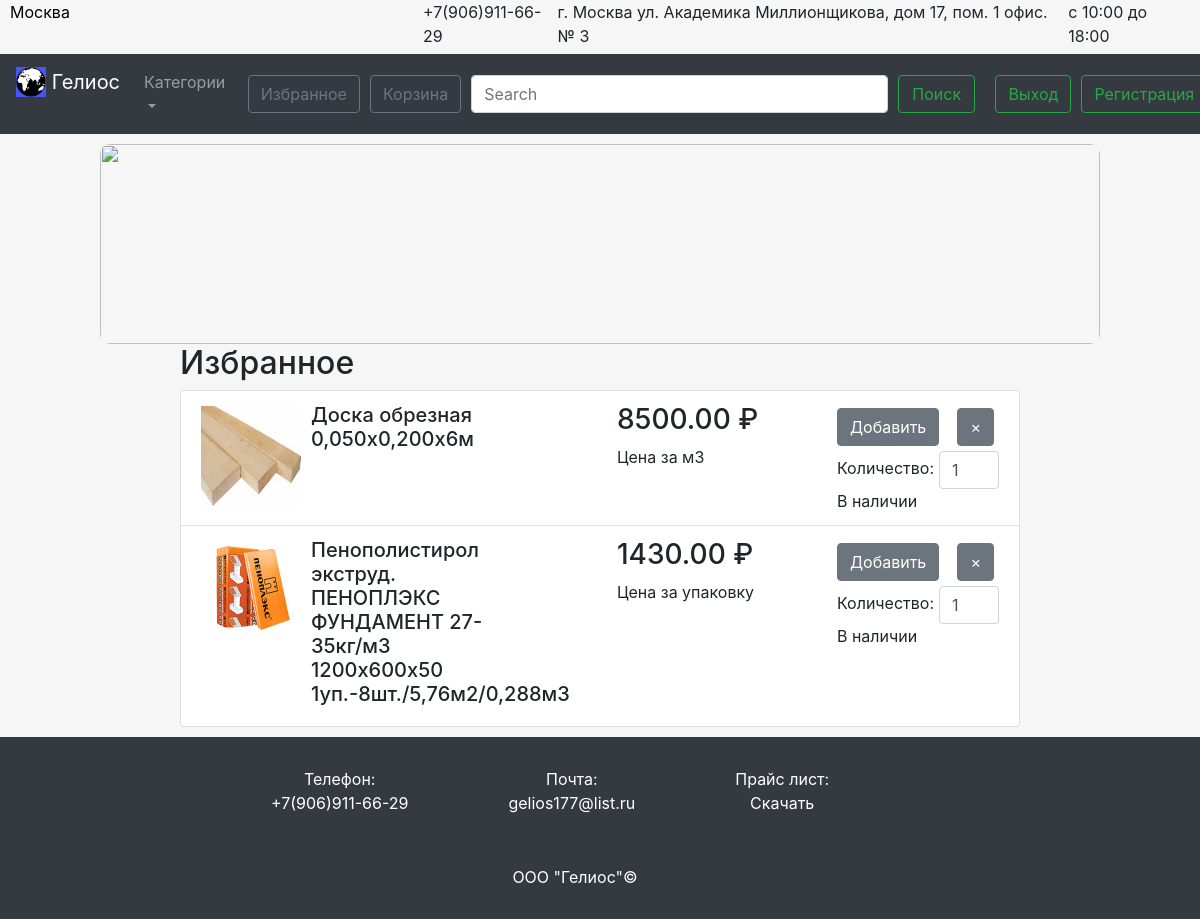
The page /favorites/ (signed in) on the database its author committed.
### product/models.py (models this page shows, shortened)
class Product(models.Model):
    name = models.CharField(max_length=100, blank=True, null=True, default=None)
    price = models.DecimalField(max_digits=10, decimal_places=2, default=0)
    price_per_some = models.ForeignKey(PricePerSome, blank=True, null=True, default=None)
    characteristic = models.TextField(blank=True, null=True, default=None)
    description = models.TextField(blank=True, null=True, default=None)
    category = models.ForeignKey(Category, blank=True, null=True, default=None)
    image = models.ImageField(upload_to='product_images\\')
    is_active = models.BooleanField(default=True)
    is_main = models.BooleanField(default=False)
    created = models.DateTimeField(auto_now_add=True, auto_now=False)
    updated = models.DateTimeField(auto_now_add=False,auto_now=True)
    class Meta:
        verbose_name = 'Товар'
        verbose_name_plural = 'Товары'

class PricePerSome(models.Model):
    name = models.CharField(max_length=100, blank=True, null=True, default=None)
    created = models.TimeField(auto_now_add=True, auto_now=False)
    updated = models.TimeField(auto_now_add=False, auto_now=True)
    def __str__(self):
        return 'Цена за ' + self.name
    class Meta:
        verbose_name = 'Цена за ...'
        verbose_name_plural = 'Цены за ...'

### favorites/views.py (the view)
# urls.py: url(r'^', include('favorites.urls')),
def favorites(request):
    is_login = request.user.is_authenticated()
    user_name = request.user.username
    ids = UserData.objects.get(owner_name=user_name).liked_data
    if ids != '':
        ids = list(map(int, ids.split(' ')))
    else:
        ids = []
    len_user_data = len(ids)
    new_ids = []
    favorite_products = []
    for id_prod in ids:
        try:
            favorite_products.append(Product.objects.get(id=id_prod))
            new_ids.append(str(id_prod))
        except:
            pass
    ids = ' '.join(new_ids)
    data = UserData.objects.get(owner_name=user_name)
    data.liked_data = ids
    data.save(update_fields=['liked_data'])
    return render(request, 'favorites.html', locals())

### nav/templatetags/nav_items.py (called while the page is built)
@register.inclusion_tag('dropdown.html', takes_context=True)
def dropdown(context):
    res = []
    for elem in Category.objects.all():
        url = '_'.join(elem.name.split(' '))
        res.append([elem.name, url])
    return {'items': res}

### templates/favorites.html (shortened to what this page needs)
{% extends 'base.html' %}
{% load static %}
{% block content %}
    <div id="cat-container">
    <h2>Избранное</h2>
    {% if len_user_data %}
      <ul class="list-group">
        {% for product in favorite_products %}
          <li class="list-group-item {{ product.id }}-to-remove-fav-class">
            <div id="cat-prod-container">
              <div id="cat-prod-left">
                <a href="{% url 'product' product.id %}">
                  <img src="../../static/media/{{ product.image }}" id="best-product-image">
                </a>
                <h5>{{ product.name }}</h5>
              </div>
              <div id="cat-prod-right">
                <div id="cat-prod-right-left">
                  <h3 id="best-product-price">{{ product.price }} &#8381</h3>
                  <div id="best-price-per-one">{{ product.price_per_some }}</div>
                </div>
                <div id="cat-prod-right-right">
                  <div id="cat-btn-cont">
                    <button type="button" class="btn btn-secondary to-order-butt"
                              data-product_id = "{{ product.id }}"
                              data-is_delete = "false"
                              data-loc = "main"
                      >Добавить</button>
                    <form class="product-liked-form" id="cat-prod-buttons" action="{% url 'update_favorites' %}">
                      <button class="btn btn-secondary like-butt" id="fav-del-butt"
                              data-product_id = "{{ product.id }}"
                              data-is_delete="true"
                              data-loc="main"
                      >&#215;</button>
                    </form>
                  </div>
                  <form id="cat-prod-form" class="product-stuff-cont" action="{% url 'update_order' %}">
                    <div class="label-input-controlled">Количество:</div>
                    <input class="form-control {{ product.id }}-product-input" type="number" id="count-of-best-product"
                           min="0" max="1000000" value="1" placeholder="0">
                  </form>
                  {% if product.is_active%}
                    <div>В наличии</div>
                  {% else %}
                    <div>Нет в наличии</div>
                  {% endif %}
                </div>
              </div>
            </div>
          </li>
        {% endfor %}
      </ul>
    {% else %}
      <div id="zero-found">
        <p>Ничего не найдено</p>
      </div>
    {% endif %}
  </div>
  <div id="cat-vacuum"></div>
{% endblock %}

### static/css/base.css (style rules this page uses)
.label-input-controlled { margin-top: 5px; }
#best-product-image { width: 100%; height: 250px; margin-top: 3px; }
#best-product-price { width: 200px; }
#cat-vacuum { height: 10px; }
#cat-container { width: 70%; margin: auto; }
#cat-prod-container { display: flex; flex-direction: row; justify-content: space-between; }
#cat-prod-left { display: flex; flex-direction: row; justify-content: flex-start; }
#cat-prod-left img { width: 100px; height: 100px; }
#cat-prod-left h5 { width: 50%; margin-left: 10px; }
#cat-prod-right { display: flex; flex-direction: row; justify-content: flex-start; }
#cat-prod-right-left { display: flex; flex-direction: column; margin-right: 20px; }
#cat-prod-right-right { display: flex; flex-direction: column; }
#cat-btn-cont { display: flex; flex-direction: row; justify-content: space-between; margin-top: 5px; }
#cat-prod-buttons { display: flex; flex-direction: row; justify-content: flex-start; }
#cat-prod-buttons button { margin-right: 5px; }
#cat-prod-form { display: flex; flex-direction: row; justify-content: flex-start; margin-top: 5px; }
#cat-prod-form input { width: 60px; margin-left: 5px; }
#fav-del-butt { color: white; }

### rows shown on the page
Product: image (picture), name "Доска обрезная 0,050х0,200х6м", price "8500.00", price_per_some "Цена за м3", is_active "В наличии"
Product: image (picture), name "Пенополистирол экструд. ПЕНОПЛЭКС ФУНДАМЕНТ 27-35кг/м3 1200х600х50 1уп.-8шт./5,76м2/0,288м3", price "1430.00", price_per_some "Цена за упаковку", is_active "В наличии"
